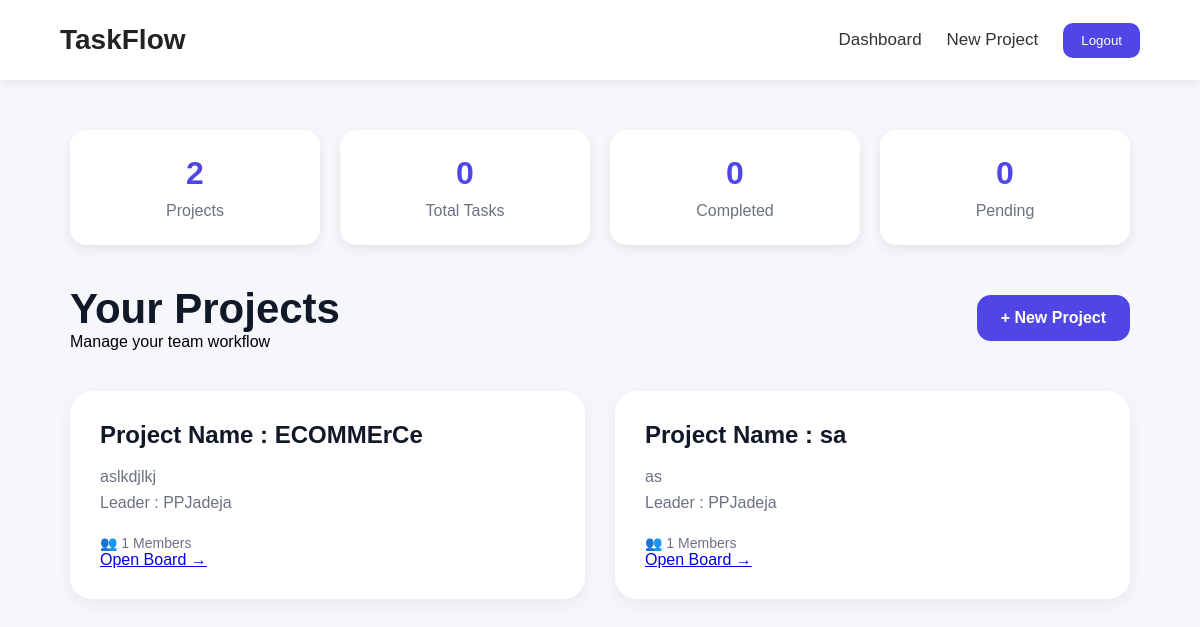
The page / (signed in) on the database its author committed.
### app/models.py (models this page shows, shortened)
class Project(models.Model):
    name = models.CharField(
        max_length=200
    )
    description = models.TextField()
    created_by = models.ForeignKey(
        User,
        on_delete=models.CASCADE
    )
    members = models.ManyToManyField(
        User,
        related_name='projects'
    )
    created_at = models.DateTimeField(
        auto_now_add=True
    )
    leader = models.ForeignKey(
        User,
        on_delete=models.CASCADE,
        related_name='led_projects',
        null=True,
        blank=True
    )

### app/views.py (the view)
# urls.py: path('',dashboard,name='dashboard'),
@login_required
def dashboard(request):
    projects = Project.objects.filter(
        members=request.user
    )
    total_projects = projects.count()
    total_tasks = Task.objects.filter(
        project__members=request.user
    ).count()
    completed_tasks = Task.objects.filter(
        project__members=request.user,
        status='DONE'
    ).count()
    pending_tasks = total_tasks - completed_tasks
    return render(
        request,
        'dashboard.html',
        {
            'projects': projects,
            'total_projects': total_projects,
            'total_tasks': total_tasks,
            'completed_tasks': completed_tasks,
            'pending_tasks': pending_tasks
        }
    )

### app/templates/dashboard.html (shortened to what this page needs)
{% extends 'base.html' %}
{% block content %}
<div class="dashboard">
    <div class="stats-container">
        <div class="stat-card">
            <h2>{{ total_projects }}</h2>
            <p>Projects</p>
        </div>
        <div class="stat-card">
            <h2>{{ total_tasks }}</h2>
            <p>Total Tasks</p>
        </div>
        <div class="stat-card">
            <h2>{{ completed_tasks }}</h2>
            <p>Completed</p>
        </div>
        <div class="stat-card">
            <h2>{{ pending_tasks }}</h2>
            <p>Pending</p>
        </div>
    </div>
    <div class="dashboard-header">
        <div>
            <h1>
                Your Projects
            </h1>
            <p>
                Manage your team workflow
            </p>
        </div>
        <a href="/create-project"
           class="create-btn">
           + New Project
        </a>
    </div>
    <div class="projects-grid">
        {% for project in projects %}
        <div class="project-card">
            <h2>
                Project Name :
                {{ project.name }}
            </h2>
            <p>
                {{ project.description }}
            </p>
            <p>
                Leader :
                {{ project.leader.username }}
            </p>
            <div class="project-meta">
                <span>
                    👥 {{ project.members.all|length }} Members
                </span>
            </div>
            <a href="{% url 'project_board' project.id %}"
            class="open-project-btn">
            Open Board →
            </a>
        </div>
        {% endfor %}
    </div>
</div>
{% endblock %}

### app/static/style.css (style rules this page uses)
* { margin:0; padding:0; box-sizing:border-box; }
body { font-family:Arial,sans-serif; background:#f5f7fb; }
.dashboard { padding:50px 70px; }
.dashboard-header { display:flex; justify-content:space-between; align-items:center; margin-bottom:40px; }
.dashboard-header h1 { font-size:42px; color:#111827; }
.create-btn { background:#4f46e5; color:white; padding:14px 24px; border-radius:14px; text-decoration:none; font-weight:bold; transition:0.3s; }
.projects-grid { display:grid; grid-template-columns: repeat(auto-fit,minmax(320px,1fr)); gap:30px; }
.project-card { background:white; padding:30px; border-radius:22px; box-shadow:0 5px 18px rgba(0,0,0,0.06); transition:0.3s; }
.project-card h2 { margin-bottom:15px; color:#111827; }
.project-card p { color:#6b7280; line-height:1.6; }
.project-meta { margin-top:20px; color:#6b7280; font-size:14px; }
.stats-container { display:flex; gap:20px; margin-bottom:40px; }
.stat-card { flex:1; background:white; padding:25px; border-radius:16px; text-align:center; box-shadow:0 4px 12px rgba(0,0,0,0.08); }
.stat-card h2 { font-size:32px; color:#4f46e5; margin-bottom:10px; }
.stat-card p { color:#6b7280; }

### rows shown on the page
Project: name "ECOMMErCe", description "aslkdjlkj", leader.username "PPJadeja", members.all|length "1"
Project: name "sa", description "as", leader.username "PPJadeja", members.all|length "1"

### other values the page prints
{{ total_projects }} "2"
{{ total_tasks }} "0"
{{ completed_tasks }} "0"
{{ pending_tasks }} "0"
